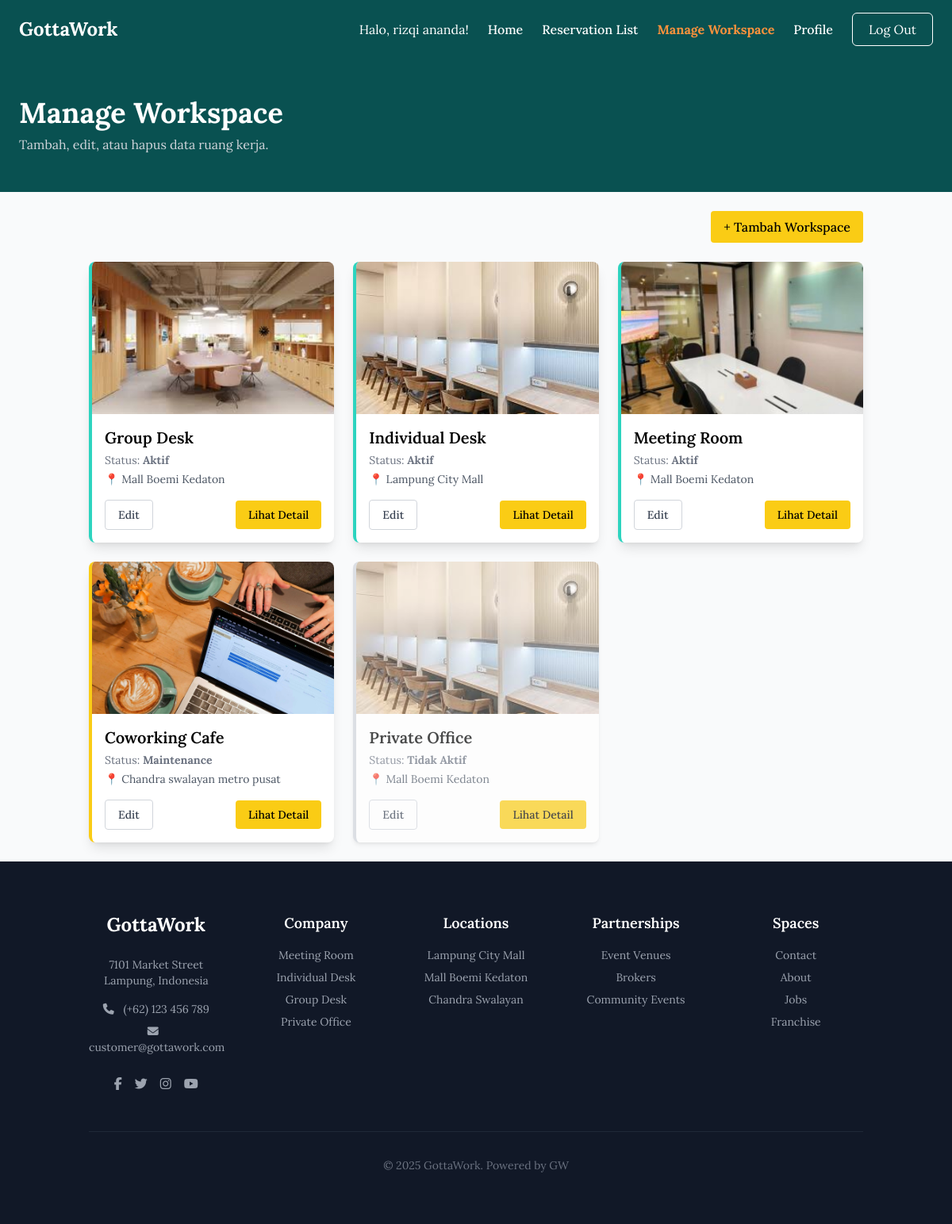
The page /staff/mengaturworkspace.php (signed in) on the database its author committed.
### tables this page shows
CREATE TABLE `workspaces` (
  `id` int NOT NULL,
  `name` varchar(100) DEFAULT NULL,
  `description` text,
  `location` varchar(100) DEFAULT NULL,
  `tipe` varchar(50) DEFAULT NULL,
  `kapasitas` int DEFAULT NULL,
  `fasilitas` json DEFAULT NULL,
  `price` int DEFAULT NULL,
  `duration_unit` varchar(10) DEFAULT NULL,
  `image_path` varchar(255) DEFAULT NULL,
  `status` varchar(20) NOT NULL DEFAULT 'Aktif'
);

### staff/mengaturworkspace.php (the view, shortened to what this page needs)
<?php
require_once '../db.php';
try {
    $stmt = $conn->query("SELECT * FROM workspaces ORDER BY FIELD(status, 'Aktif', 'Maintenance', 'Tidak Aktif'), id DESC");
    $workspaces = $stmt->fetchAll(PDO::FETCH_ASSOC);
} catch (PDOException $e) {
    $workspaces = [];
    $error_message = "Gagal memuat data: " . $e->getMessage();
}
?>
<!DOCTYPE html>
<html lang="id">
<head>
  <script src="https://cdn.tailwindcss.com"></script>
</head>
<body class="bg-gray-50">
<div class="flex-grow">
    <?php
        require_once '../includes/header_staff.php';
    ?>
    <div class="bg-[#095151] text-white">
        <div class="container mx-auto px-6 py-12 max-w-7xl">
            <h1 class="text-4xl font-bold">Manage Workspace</h1>
            <p class="text-gray-300 mt-2">Tambah, edit, atau hapus data ruang kerja.</p>
        </div>
    </div>
    <main class="container mx-auto p-6">
        <div class="flex justify-end mb-6">
            <button onclick="openModal()" class="bg-yellow-400 text-black px-4 py-2 rounded font-medium hover:bg-yellow-500 transition">
                + Tambah Workspace
            </button>
        </div>
        <div class="grid grid-cols-1 md:grid-cols-2 lg:grid-cols-3 gap-6">
            <?php if (empty($workspaces)): ?>
                <p class="col-span-full text-center text-gray-500">Belum ada data workspace yang ditambahkan.</p>
            <?php else: ?>
                <?php foreach ($workspaces as $ws): ?>
                    <?php
                        $status_class = '';
                        switch ($ws['status']) {
                            case 'Aktif':
                                $status_class = 'border-l-4 border-teal-400 shadow-lg';
                                break;
                            case 'Maintenance':
                                $status_class = 'border-l-4 border-yellow-400 shadow-lg';
                                break;
                            case 'Tidak Aktif':
                                $status_class = 'border-l-4 border-gray-300 shadow-md opacity-70';
                                break;
                        }
                    ?>
                    <div class="rounded-lg overflow-hidden bg-white flex flex-col <?= $status_class ?>">
                        <img src="../<?= htmlspecialchars($ws['image_path']) ?>" alt="Gambar <?= htmlspecialchars($ws['name']) ?>" class="w-full h-48 object-cover">
                        <div class="p-4 flex flex-col flex-grow">
                            <h3 class="text-xl font-semibold"><?= htmlspecialchars($ws['name']) ?></h3>
                            <p class="text-sm text-gray-500 mt-1">Status: <span class="font-bold"><?= htmlspecialchars($ws['status']) ?></span></p>
                            <p class="text-gray-600 text-sm mt-1">📍 <?= htmlspecialchars($ws['location']) ?></p>
                            <div class="mt-auto pt-4 flex justify-between items-center">
                                <button onclick='openModal(<?= json_encode($ws, JSON_HEX_TAG | JSON_HEX_APOS | JSON_HEX_QUOT | JSON_HEX_AMP) ?>)' class="border border-gray-300 text-gray-700 px-4 py-2 rounded font-medium text-sm hover:bg-gray-100">Edit</button>
                                <button onclick='openDetailModal(<?= json_encode($ws, JSON_HEX_TAG | JSON_HEX_APOS | JSON_HEX_QUOT | JSON_HEX_AMP) ?>)' class="bg-yellow-400 text-black px-4 py-2 rounded font-medium text-sm hover:bg-yellow-500">Lihat Detail</button>
                            </div>
                        </div>
                    </div>
                <?php endforeach; ?>
            <?php endif; ?>
        </div>
    </main>
</div>
<?php require_once '../includes/footer.php'; ?>
</body>
</html>

### staff/mengaturworkspace.php (style rules this page uses)
body { font-family: 'Lora', serif; }

### rows shown on the page
workspaces: image_path (picture), name "Group Desk", status "Aktif", location "Mall Boemi Kedaton"
workspaces: image_path (picture), name "Individual Desk", status "Aktif", location "Lampung City Mall"
workspaces: image_path (picture), name "Meeting Room", status "Aktif", location "Mall Boemi Kedaton"
workspaces: image_path (picture), name "Coworking Cafe", status "Maintenance", location "Chandra swalayan metro pusat"
workspaces: image_path (picture), name "Private Office", status "Tidak Aktif", location "Mall Boemi Kedaton"

### other values the page prints
$_SESSION['name'] "rizqi ananda"
